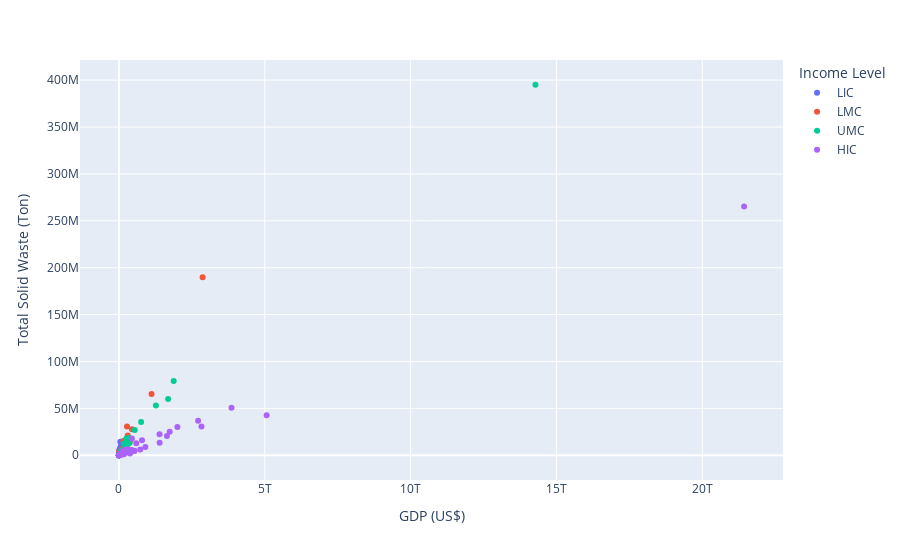

This figure's notebook cell:
### Markdown cell above
Now I have a decent dataframe. Let's make a scatter plot to see the distribution of the two variables.

### Code cell
import plotly.express as px
fig = px.scatter(df_new, 
                 x='gdp',
                 y='waste', 
                 color='income_id',
                 labels=dict(gdp='GDP (US$)', waste='Total Solid Waste (Ton)', income_id='Income Level'),
                 hover_name='Country Name')
fig.show()

### Figure 1 — Plotly figure (JSON) as saved in the notebook; plotly's stock layout.template omitted (floating-point values rounded to 4 significant figures)
{"data": [{"hovertemplate": "<b>%{hovertext}</b><br><br>Income Level=LIC<br>GDP (US$)=%{x}<br>Total Solid Waste (Ton)=%{y}<extra></extra>", "hovertext": ["Afghanistan", "Burundi", "Benin", "Burkina Faso", "Central African Republic", "Congo, Dem. Rep.", "Comoros", "Ethiopia", "Guinea", "Gambia, The", "Guinea-Bissau", "Haiti", "Liberia", "Madagascar", "Mali", "Mozambique", "Malawi", "Niger", "Nepal", "Rwanda", "Senegal", "Sierra Leone", "Somalia", "Chad", "Togo", "Tajikistan", "Tanzania", "Uganda", "Zimbabwe"], "legendgroup": "LIC", "marker": {"color": "#636efa", "symbol": "circle"}, "mode": "markers", "name": "LIC", "orientation": "v", "showlegend": true, "type": "scatter", "x": [19291104008, 3012308946, 14391686309, 15990803570, 2220307319, 50400746171, 1165839900, 95912590628, 13513809258, 1826073740, 1439638443, 14332163266, 3070518100, 14191911512, 17281815734, 15291448212, 10862613622, 12911689659, 34186180695, 10355974217, 23306213742, 4121733705, 4942319041, 11314951343, 7220395248, 8300784857, 61136873747, 35170037381, 16932434839], "xaxis": "x", "y": [5629000.0, 1872016, 685900.0, 2575000.0, 1105983, 14390000.0, 91013, 6533000.0, 596911, 193400.0, 289514, 2310000.0, 564500.0, 3769000.0, 1937000.0, 2500000, 1298000.0, 1866000.0, 1769000.0, 4384969, 2454000.0, 610200.0, 2326000.0, 1359000.0, 1109000.0, 1787400, 9276995, 7045000.0, 1449752], "yaxis": "y"}, {"hovertemplate": "<b>%{hovertext}</b><br><br>Income Level=LMC<br>GDP (US$)=%{x}<br>Total Solid Waste (Ton)=%{y}<extra></extra>", "hovertext": ["Angola", "Bangladesh", "Bolivia", "Bhutan", "Cameroon", "Congo, Rep.", "Cabo Verde", "Djibouti", "Egypt, Arab Rep.", "Micronesia, Fed. Sts.", "Georgia", "Ghana", "Honduras", "Indonesia", "India", "Kenya", "Kyrgyz Republic", "Cambodia", "Kiribati", "Lao PDR", "Sri Lanka", "Lesotho", "Morocco", "Moldova", "Myanmar", "Mongolia", "Mauritania", "Nigeria", "Nicaragua", "Pakistan", "Philippines", "Papua New Guinea", "West Bank and Gaza", "Sudan", "Solomon Islands", "El Salvador", "Eswatini", "Timor-Leste", "Tunisia", "Ukraine", "Uzbekistan", "Vietnam", "Vanuatu", "Kosovo", "Zambia"], "legendgroup": "LMC", "marker": {"color": "#EF553B", "symbol": "circle"}, "mode": "markers", "name": "LMC", "orientation": "v", "showlegend": true, "type": "scatter", "x": [89417190341, 302563000000, 40895322851, 2530547158, 39007354359, 12693562948, 1981845741, 3324634256, 303081000000, 408060600, 17477255562, 67234292583, 25089976947, 1119090000000, 2870500000000, 95503088538, 8871019823, 27089389787, 194600000.0, 18245925331, 83975584254, 2366213069, 119700000000, 11968699006, 79844294296, 13996719329, 7600650038, 448120000000, 12611218627, 278222000000, 376823000000, 24829107011, 17133500000, 32250448249, 1570215577, 26896660000, 4471598727, 2017924900, 39195716330, 153930000000, 57726542785, 261921000000, 930337960, 7953156068, 23308688906], "xaxis": "x", "y": [4214000.0, 14780000.0, 2219052, 111300.0, 3271000.0, 451200, 132555, 115000.0, 21000000, 26040.0, 800000, 3538000.0, 2162000.0, 65200000, 189750000, 5595099, 1113300, 1089000, 35720.0, 351900, 2631650, 73457, 6852000, 3981200, 4677000.0, 2900000, 454000, 27610000.0, 1529000.0, 30760000, 14630000.0, 1000000, 1387000, 2831291, 180000.0, 1649000.0, 218200.0, 63875, 2700000, 15242025, 4000000, 9570300, 70230.0, 319000, 2608268], "yaxis": "y"}, {"hovertemplate": "<b>%{hovertext}</b><br><br>Income Level=UMC<br>GDP (US$)=%{x}<br>Total Solid Waste (Ton)=%{y}<extra></extra>", "hovertext": ["Albania", "Armenia", "American Samoa", "Azerbaijan", "Bulgaria", "Bosnia and Herzegovina", "Belarus", "Belize", "Brazil", "Botswana", "China", "Colombia", "Costa Rica", "Cuba", "Dominica", "Dominican Republic", "Algeria", "Ecuador", "Fiji", "Gabon", "Equatorial Guinea", "Grenada", "Guatemala", "Guyana", "Iran, Islamic Rep.", "Iraq", "Jamaica", "Jordan", "Kazakhstan", "Lebanon", "Libya", "St. Lucia", "Maldives", "Mexico", "Marshall Islands", "Montenegro", "Mauritius", "Malaysia", "Namibia", "Nauru", "Peru", "Paraguay", "Romania", "Russian Federation", "Serbia", "Suriname", "Thailand", "Turkmenistan", "Tonga", "Turkey", "Tuvalu", "St. Vincent and the Grenadines", "Samoa", "South Africa"], "legendgroup": "UMC", "marker": {"color": "#00cc96", "symbol": "circle"}, "mode": "markers", "name": "UMC", "orientation": "v", "showlegend": true, "type": "scatter", "x": [15286612573, 13672802158, 638000000, 48174235294, 68558815112, 20202479538, 64409647194, 1982518541, 1877810000000, 18362348888, 14279900000000, 323430000000, 63951114302, 103131000000, 574600000.0, 88941299734, 171158000000, 108108000000, 5496250694, 16874450215, 11417278045, 1211403704, 77020015201, 5173759528, 258245000000, 222434000000, 15830768550, 44502895915, 181667000000, 51991634492, 52091152228, 2122450630, 5642179170, 1268870000000, 239462200, 5542674765, 14046337855, 364681000000, 12565772085, 118200000.0, 228471000000, 37906944075, 249697000000, 1687450000000, 51475016532, 4221373022, 544264000000, 45231428571, 512400000.0, 761428000000, 47270000.0, 824700000.0, 852250191, 351432000000], "xaxis": "x", "y": [1087000.0, 492800, 18990.0, 2930349, 2859190, 1248718, 4280000, 101400.0, 79069584, 210900.0, 395081376, 12150120, 1460000, 2693000.0, 13176, 4063910, 12378740, 5297000.0, 189400.0, 238100.0, 198400.0, 29540.0, 2757000.0, 179300.0, 17885000, 13140000, 1052000.0, 2529997, 4659740, 2040000, 2148000.0, 77620.0, 211500.0, 53100000, 8614, 329800.0, 438000, 12982685, 256729, 6192.0, 8357000.0, 1819000.0, 5420000.0, 60000000, 2347000.0, 78620.0, 26853366, 500000, 17240.0, 35374156, 3989.0, 31560.0, 27400.0, 18457232], "yaxis": "y"}, {"hovertemplate": "<b>%{hovertext}</b><br><br>Income Level=HIC<br>GDP (US$)=%{x}<br>Total Solid Waste (Ton)=%{y}<extra></extra>", "hovertext": ["Andorra", "United Arab Emirates", "Argentina", "Antigua and Barbuda", "Australia", "Austria", "Belgium", "Bahrain", "Bahamas, The", "Bermuda", "Barbados", "Brunei Darussalam", "Canada", "Switzerland", "Chile", "Curacao", "Cayman Islands", "Cyprus", "Czech Republic", "Germany", "Denmark", "Spain", "Estonia", "Finland", "France", "United Kingdom", "Greece", "Guam", "Hong Kong SAR, China", "Croatia", "Hungary", "Ireland", "Iceland", "Israel", "Italy", "Japan", "St. Kitts and Nevis", "Korea, Rep.", "Kuwait", "Lithuania", "Luxembourg", "Latvia", "Macao SAR, China", "Monaco", "Malta", "Northern Mariana Islands", "Netherlands", "Norway", "New Zealand", "Oman", "Panama", "Palau", "Poland", "Puerto Rico", "Portugal", "Qatar", "Saudi Arabia", "Singapore", "San Marino", "Slovak Republic", "Slovenia", "Sweden", "Seychelles", "Trinidad and Tobago", "Uruguay", "United States"], "legendgroup": "HIC", "marker": {"color": "#ab63fa", "symbol": "circle"}, "mode": "markers", "name": "HIC", "orientation": "v", "showlegend": true, "type": "scatter", "x": [3155065488, 421142000000, 445445000000, 1661962963, 1396570000000, 445075000000, 533255000000, 38474521277, 13578800000, 7484113000, 5209000000, 13469422941, 1741580000000, 731474000000, 279385000000, 3101787709, 5935769351, 24949065264, 250686000000, 3861120000000, 350104000000, 1393490000000, 31471100656, 268966000000, 2715520000000, 2830810000000, 205327000000, 6311000000, 363016000000, 60752588976, 163504000000, 398590000000, 24836714771, 394652000000, 2004910000000, 5064870000000, 1044711111, 1646740000000, 136197000000, 54639938780, 71104919108, 34055464655, 55153707949, 7423709840, 15215714309, 1182000000, 907051000000, 405510000000, 209127000000, 76331518669, 66787900000, 268354900, 595862000000, 104915000000, 239511000000, 175838000000, 792967000000, 374386000000, 1616369646, 105119000000, 54174227309, 531283000000, 1581380269, 23208326548, 61231149881, 21433200000000], "xaxis": "x", "y": [43000, 5617682, 17910550, 30585, 13345000, 5220000.0, 4765883, 951900.0, 264000, 82000, 174800.0, 216300.0, 25103034, 6079556, 6517000, 24700.0, 60000, 769500.0, 5335000.0, 50627876, 4911000.0, 22408548, 489500.0, 3124000.0, 36748820, 30771140, 5615000.0, 141500, 5680000.0, 1810000.0, 3781000.0, 2910655, 225300.0, 5400000, 30088400, 42720000, 32890.0, 20452776, 1750000, 1315000.0, 490300.0, 839700.0, 377942, 46000, 348800.0, 32760.0, 8805088, 4150000.0, 3405000, 1735000.0, 1472000.0, 9427.0, 12758213, 4170953, 5268211, 1001000.0, 16130000.0, 1870000, 17170.0, 2296000.0, 1052000.0, 4618000.0, 48000, 727874, 1260000.0, 265224528], "yaxis": "y"}], "layout": {"legend": {"title": {"text": "Income Level"}, "tracegroupgap": 0}, "margin": {"t": 60}, "xaxis": {"anchor": "y", "domain": [0, 1], "title": {"text": "GDP (US$)"}}, "yaxis": {"anchor": "x", "domain": [0, 1], "title": {"text": "Total Solid Waste (Ton)"}}}}
